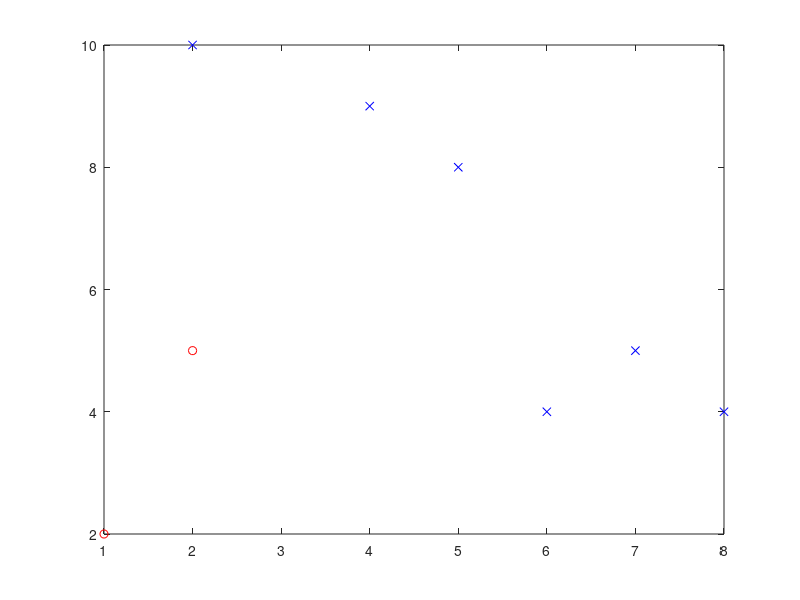

The MATLAB script that drew this image:
load dataset1

Z = linkage(A,'complete','chebychev');
C = cluster(Z,'Maxclust', 2);

plot(A(C==1,1),A(C==1,2), 'or')
hold on
plot(A(C==2,1),A(C==2,2), 'xb')